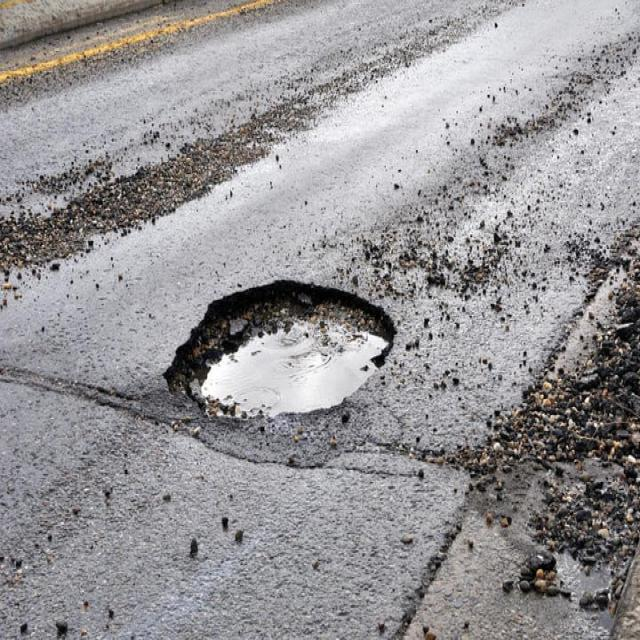
#> input picture dataset/jalan-1.jpg, 640 x 640 px
$ python -i main.py   (imports and definitions only)
#> lines starting #> are read from the running program, lines starting #| are printed output that depends on the picture; after the words box and inside, x2 and y2 are one past the last pixel; in counts of white or black regions, pixels touching at a corner belong together
#> further down, picture is the input picture: shape (640, 640, 3); mean B, G, R 150, 147.8, 149.8
import cv2
import numpy as np

def analyze_road(image):
    # 1. Resize standar
    img = cv2.resize(image, (800, 600))
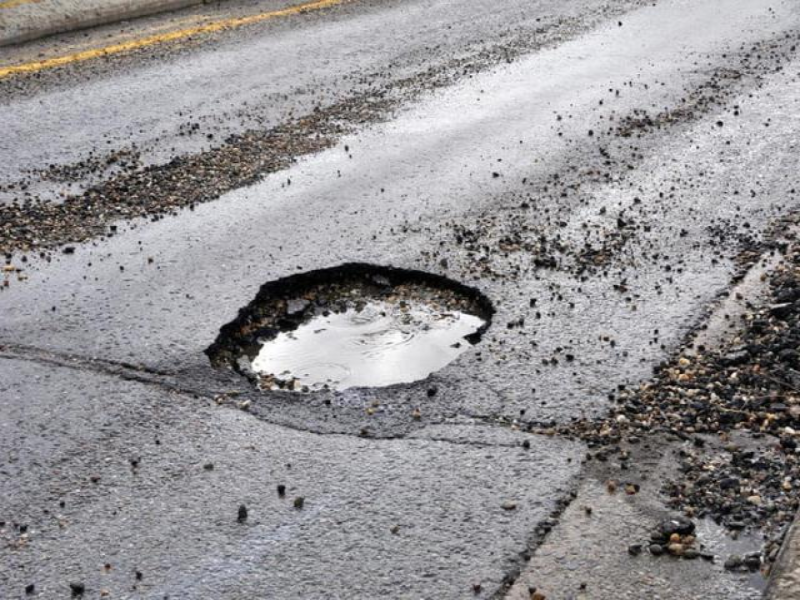
#> img: shape (600, 800, 3); mean B, G, R 149.9, 147.7, 149.7
    h, w, _ = img.shape
#> h = 600; w = 800

    # 2. ROI (Hanya ambil aspal, buang langit dan motor di atas)
    roi_top = int(h * 0.45)
#> roi_top = 270
    roi = img[roi_top:h, 0:w]
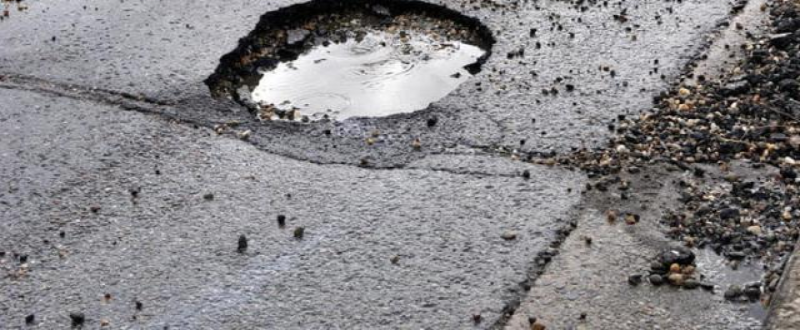
#> roi: shape (330, 800, 3); mean B, G, R 136.4, 133.7, 135.4

    # 3. Kualitas: Bilateral Filter (Menghilangkan bayangan halus tapi jaga tepi lubang)
    gray = cv2.cvtColor(roi, cv2.COLOR_BGR2GRAY)
    smooth = cv2.bilateralFilter(gray, 9, 75, 75)
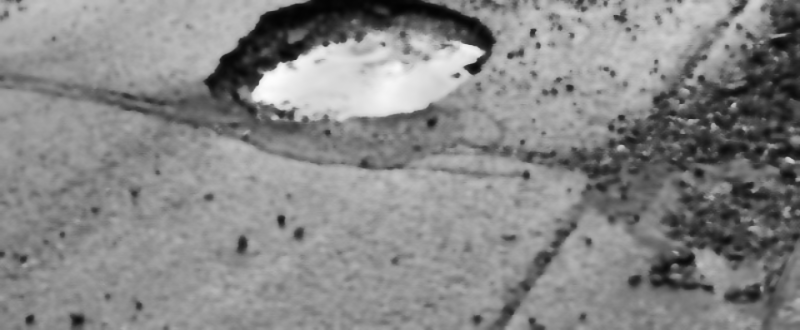
#> smooth: shape (330, 800); min 2, max 253, mean 134.6

    # 4. CLAHE (Mempertegas lubang di area aspal yang gelap)
    clahe = cv2.createCLAHE(clipLimit=3.0, tileGridSize=(8,8))
    contrast = clahe.apply(smooth)
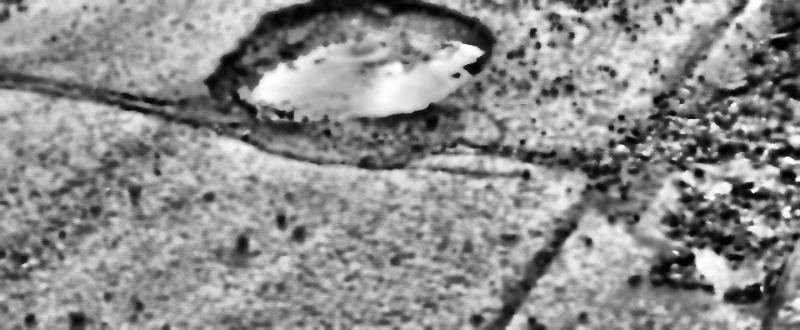
#> contrast: shape (330, 800); min 0, max 255, mean 140.5

    # 5. Thresholding: Adaptive (Sangat bagus untuk lubang sedang/dangkal)
    thresh = cv2.adaptiveThreshold(contrast, 255,
                                   cv2.ADAPTIVE_THRESH_GAUSSIAN_C,
                                   cv2.THRESH_BINARY_INV, 11, 2)
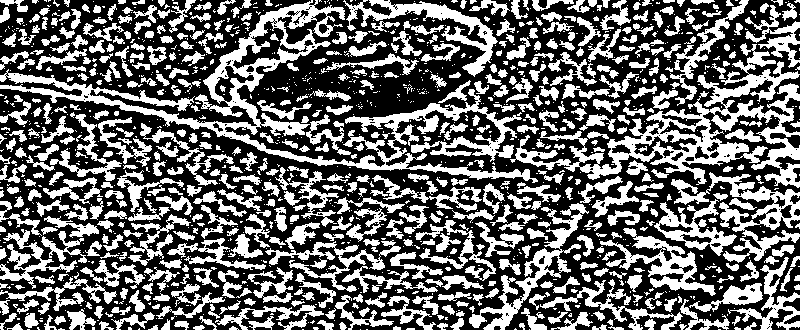
#> thresh: shape (330, 800); 40.8% white; 1317 white regions (744 under 20 px), largest, box (x1, y1, x2, y2) and area: (0, 0, 538, 183) 12925, (510, 43, 800, 188) 9597, (671, 172, 800, 263) 3162

    # 6. Morfologi: Menyambung kontur lubang yang terpecah
    kernel = np.ones((5, 5), np.uint8)
    morph = cv2.morphologyEx(thresh, cv2.MORPH_CLOSE, kernel, iterations=2)
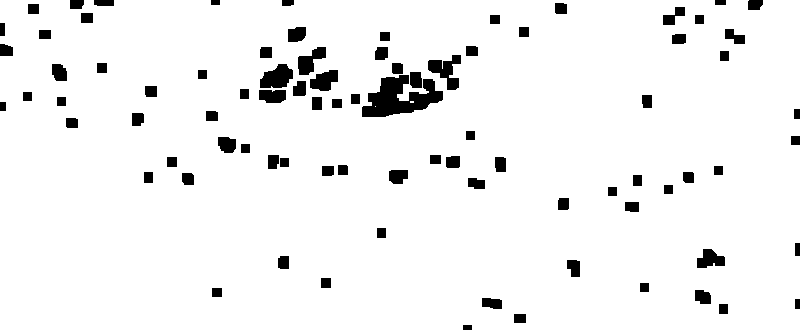
#> morph: shape (330, 800); 94.8% white; 86 black regions

    # 7. Deteksi Kontur dengan Filter Kepadatan (Solidity)
    contours, _ = cv2.findContours(morph, cv2.RETR_EXTERNAL, cv2.CHAIN_APPROX_SIMPLE)
#> contours = 1 contour; box (x1, y1, x2, y2) and area: (0, 0, 800, 330) 261692

    result_img = img.copy()
    total_area = 0
    kecil = sedang = besar = 0

    for cnt in contours:
        area = cv2.contourArea(cnt)
        if area < 400: continue # Buang noise

        # Filter Rasio (Jangan deteksi marka jalan yang sangat panjang)
        x, y, bw, bh = cv2.boundingRect(cnt)
        aspect_ratio = float(bw)/bh
        if aspect_ratio < 0.2 or aspect_ratio > 4.0: continue

        # Filter Solidity: Lubang asli biasanya padat/solid
        hull = cv2.convexHull(cnt)
        hull_area = cv2.contourArea(hull)
        solidity = float(area)/hull_area if hull_area > 0 else 0
        if solidity < 0.3: continue

        total_area += area

        # Klasifikasi Ukuran yang lebih peka
        if area < 3000:
            kecil += 1; color = (0, 255, 0) # Hijau
        elif area < 11000:
            sedang += 1; color = (0, 255, 255) # Kuning
        else:
            besar += 1; color = (0, 0, 255) # Merah

        # Gambar kontur di gambar hasil (tambah offset ROI)
        cv2.drawContours(result_img[roi_top:h, 0:w], [cnt], -1, color, 3)
#> this loop made 1 pass
#> (area, x, y, bw, bh, aspect_ratio, hull, hull_area) on pass 1: (261691.5, 0, 0, 800, 330, 2.42, [[799, 0], [799, 329], [0, 329], [0, 0]], 262871)
#> after the loop, besar = 1; kecil = 0; sedang = 0; total_area = 261691.5

    # 8. Skor Kondisi
    roi_area_total = roi.shape[0] * roi.shape[1]
#> roi_area_total = 264000
    # Faktor 2.5 agar persentase lebih realistis
    persen = min((total_area / roi_area_total) * 100 * 2.5, 100.0)
#> persen = 100

    if persen < 3: kondisi = "Sangat Baik"
    elif persen < 15: kondisi = "Rusak Sedang"
    else: kondisi = "Rusak Parah"

    vis_size = (400, 250)
    return {
        "kondisi": kondisi, "kerusakan": round(persen, 2),
        "lubang_kecil": kecil, "lubang_sedang": sedang, "lubang_besar": besar,
        "total_lubang": kecil + sedang + besar,
        "roi": cv2.resize(roi, vis_size),
        "gray": cv2.resize(contrast, vis_size),
        "thresh": cv2.resize(thresh, vis_size),
        "morph": cv2.resize(morph, vis_size),
        "result_img": result_img
    }

>>> import cv2
>>> picture = cv2.imread('../dataset/jalan-1.jpg')
>>> result = analyze_road(picture)
#> result = 11 items
